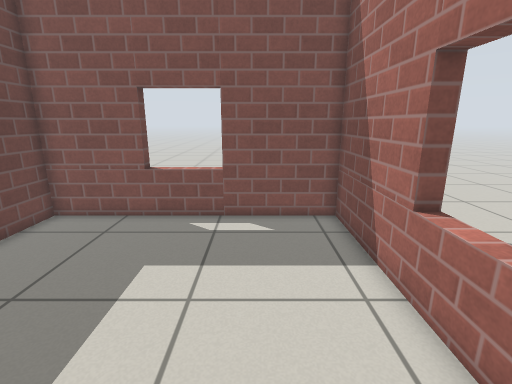
View 1 (above)

21 first-person views from a walk through a world built for the Gazebo simulator. The camera is 0.97 m above the floor, tilts 14° down and sees 85° across. The floor is counted in squares, 0.25 m on a side. Each view is taken from the middle of a square. On the plan, view 1 faces up. The plan holds only what a view shows up to about 20 squares ahead; the rest is blank. Gazebo's built-in surfaces are drawn with simple patterns.

View 2
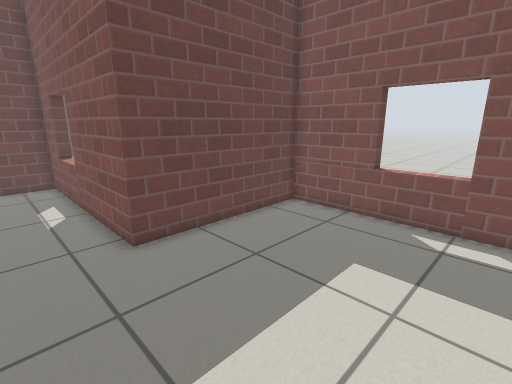

View 3
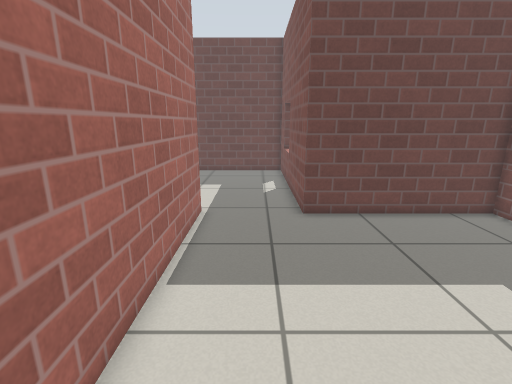

View 4
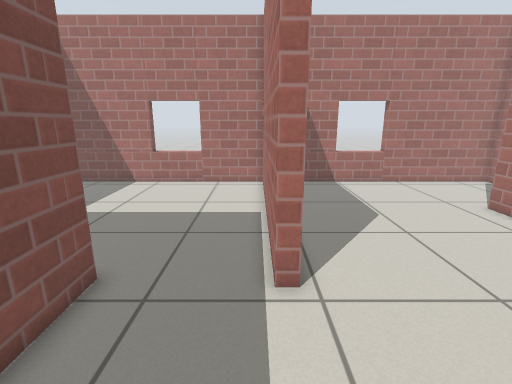

View 5
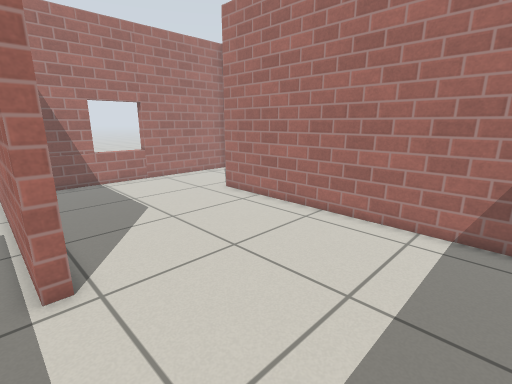

View 6
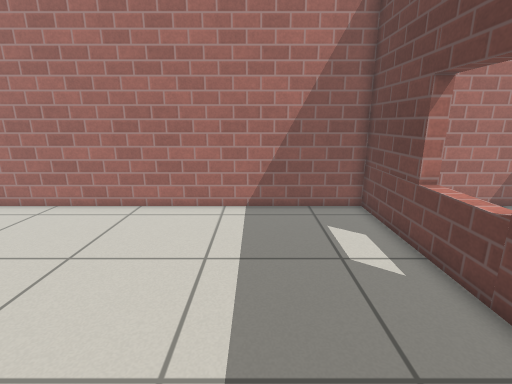

View 7
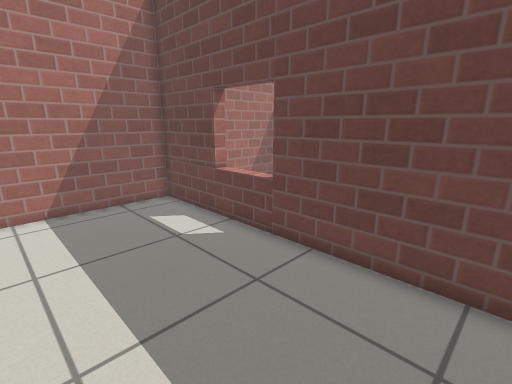

View 8
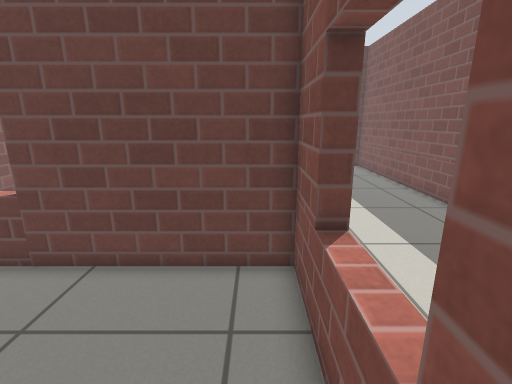

View 9
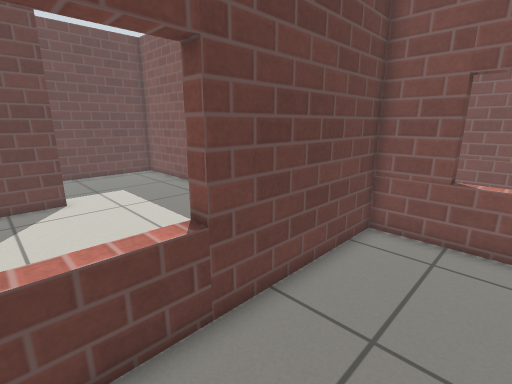

View 10
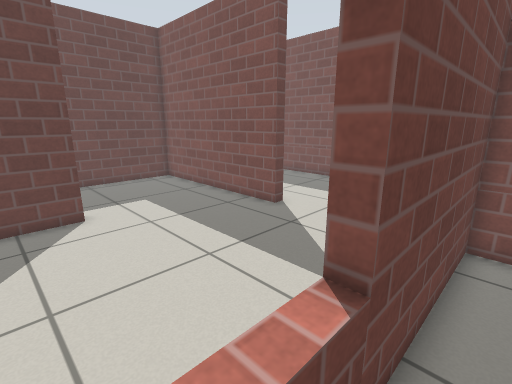

View 11
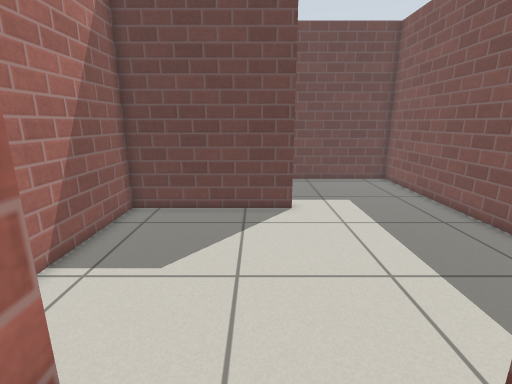

View 12
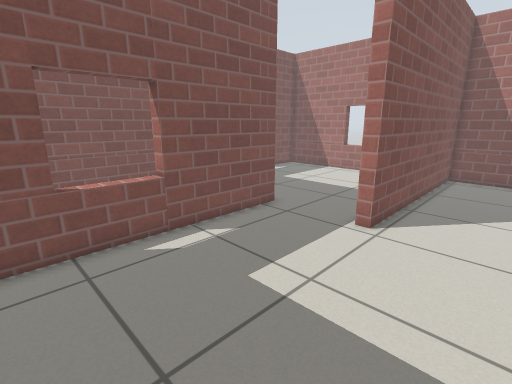

View 13
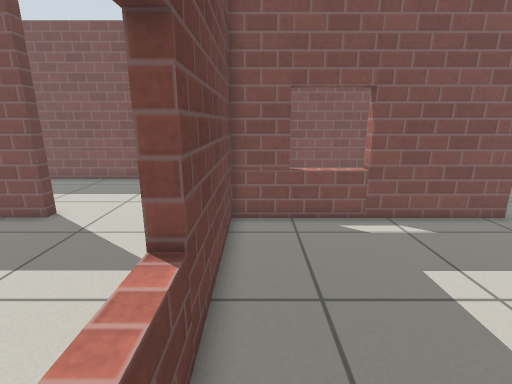

View 14
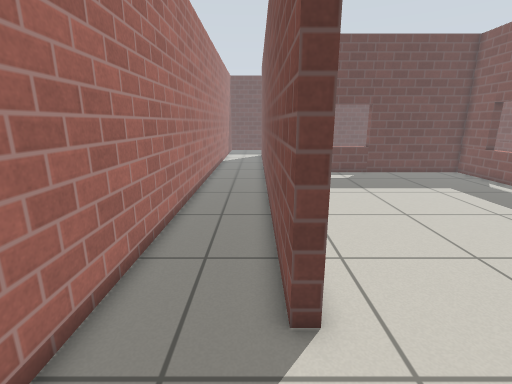

View 15
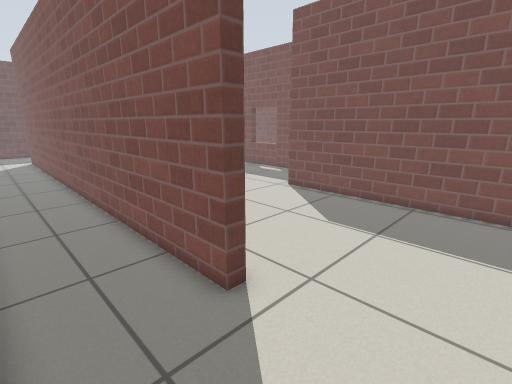

View 16
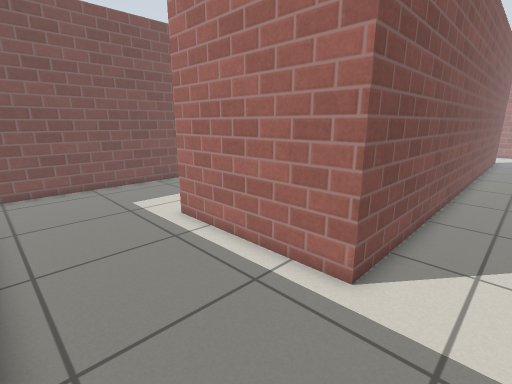

View 17
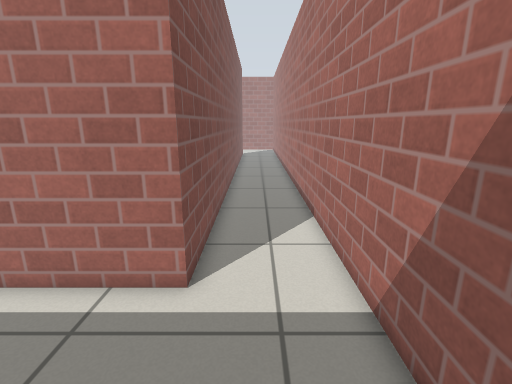

View 18
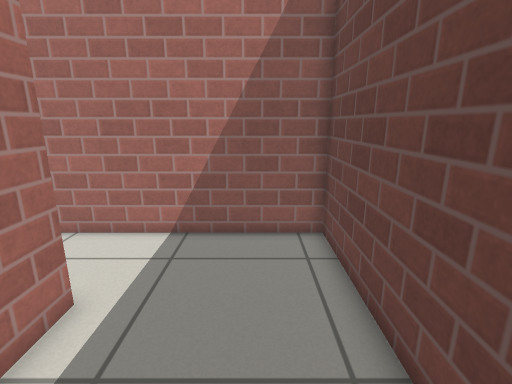

View 19
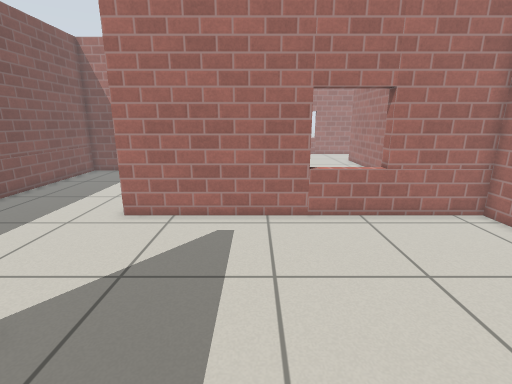

View 20
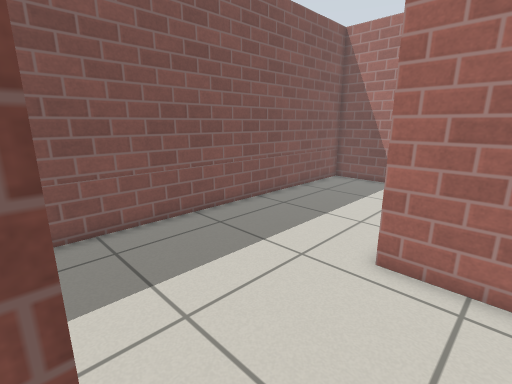

View 21
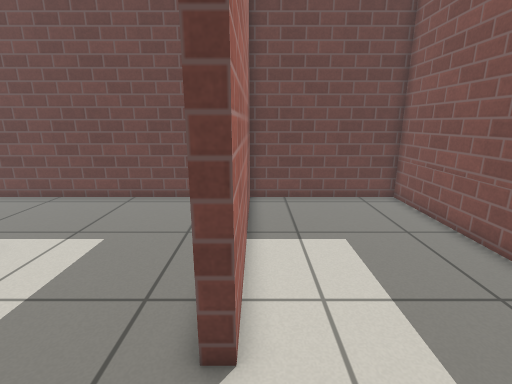

### Floor plan
Points are (right, up) in squares from view 1. A wall is a line through its corners. A room is listed if a view was taken in it or the views show most of it. See-through windows are left out.
Room 1 (views 1, 2, 3)
walls: (-9, -1.5) (3.4, -1.5) (3.4, 11.3) (-8.6, 11.3) (-8.6, 3.1) (-9.6, 3.1)
ways out: opening at (-9.8, 0.5) to room 2
Room 2 (views 4, 5, 6, 7, 8, 9, 10, 11, 12, 13)
walls: (-9.6, 3.1) (-20, 3.1) (-20, -11.7) (-2.6, -11.7); (3.4, -9.4) (4, -9.4); (3.4, -11.5) (3.4, -2.1) (-9, -2.1) (-9, -1.5)
ways out: opening at (-9.8, 0.5) to room 1; opening at (0.5, -12) to room 3
Room 3 (views 14, 15, 16, 17, 18, 19)
walls: (-31.4, 3.1) (-38.4, 3.1) (-38.4, -16.5) (-1.1, -16.5); (-2.6, -11.7) (-2.6, -12.3) (-32, -12.3) (-32, -4.2); (2.8, -16.5) (3.4, -16.5) (3.4, -11.5)
ways out: opening at (0.5, -12) to room 2; opening at (-32, -1) to room 4
Room 4 (views 20, 21)
walls: (-31.4, -4.2) (-31.4, -11.7) (-23.5, -11.7); (-20, -4.2) (-20.6, -4.2); (-20.6, -7.4) (-20, -7.4); (-27.7, 3.7) (-27.7, 3.1) (-31.4, 3.1); (-22, -11.7) (-20.6, -11.7) (-20.6, 3.7)
ways out: opening at (-32, -1) to room 3; opening at (-24, 3.5) to room 5
Room 5 (no view inside)
walls: (-38, 3.7) (-27.7, 3.7); (-9.2, 7.6) (-9.2, 11.3) (-38.4, 11.3) (-38.4, 3.6)
ways out: opening at (-24, 3.5) to room 4

Where each view was taken, in squares from view 1:
view 1: 0 up, 0 right, facing up
view 2: 0 up, 0 right, facing up-left
view 3: 1 up, 3 right, facing left
view 4: 1 down, 15 left, facing right
view 5: 1 down, 16 left, facing down-right
view 6: 1 up, 15 left, facing down
view 7: 2 up, 13 left, facing down-left
view 8: 2 up, 13 left, facing left
view 9: 7 down, 16 left, facing up-left
view 10: 7 down, 19 left, facing up-left
view 11: 6 down, 19 left, facing left
view 12: 6 down, 19 left, facing up-right
view 13: 8 down, 19 left, facing up
view 14: 13 down, 2 right, facing left
view 15: 16 down, 2 right, facing up-left
view 16: 15 down, 38 left, facing up-right
view 17: 14 down, 38 left, facing right
view 18: 7 down, 36 left, facing down
view 19: 2 down, 32 left, facing right
view 20: 1 up, 28 left, facing up-right
view 21: 4 up, 24 left, facing left
